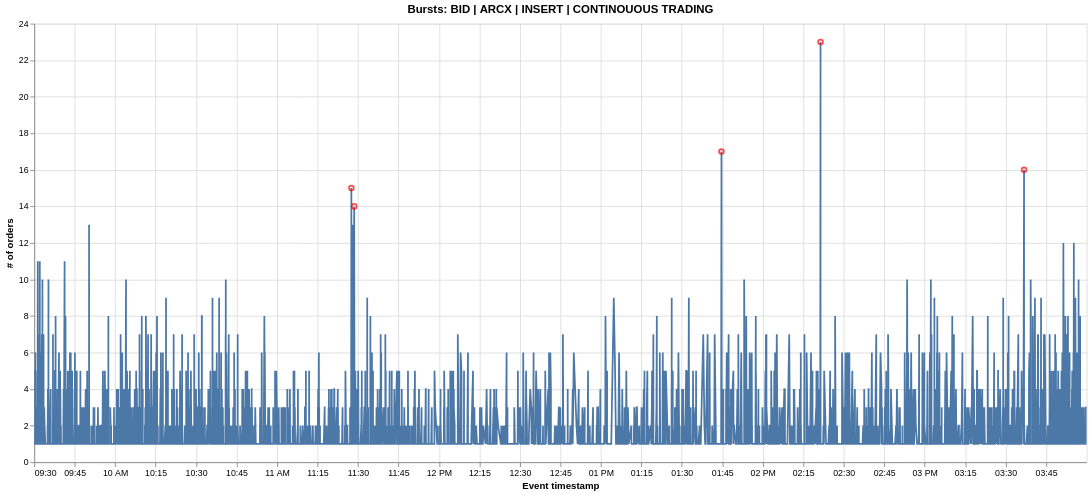

Notebook code for this chart:
### Code cell
all_burst_orders_us = pl.LazyFrame(
    schema={"original_order_id": pl.Int64}
)

for venue in lob_us.get_venues():
    for side in ["BID", "ASK"]:

        cfg = burst_config_us.get(
            (venue, side)
        )

        if cfg is None:
            continue

        bursts_us = determine_bursts(
            df=lob_us.df,
            venue=venue,
            side=side,
            lob_action="INSERT",
            **cfg
        )
        logger.info(f"determined bursts for {side} orders at {venue}")
        
        (
            bursts_us
            .filter(pl.col("is_burst") == True)
            .collect()
            .show()
        )

        plot_bursts(
            df = bursts_us
            , plot_title = f"Bursts: {side} | {venue} | INSERT | CONTINOUOUS TRADING"
            , y_axis_title = "# of orders"
        ).interactive().show()
        logger.info(f"plotted bursts for {side} orders at {venue}")
        
        burst_orders_us = (
            bursts_us
            .filter(pl.col("is_burst") == True)
            .select(
                "original_order_id"
            )
            .explode("original_order_id")
            .unique()
        )

        all_burst_orders_us = pl.concat([
            all_burst_orders_us
            , burst_orders_us
        ])
        logger.info(f"appended bursty original_order_ids for {side} orders at {venue}")

### Figure 1 — Vega specification as saved in the notebook (floating-point values rounded to 4 significant figures; data arrays with more than 128 entries replaced by an {"elided": "..."} marker saying what was removed)
{"$schema": "https://vega.github.io/schema/vega/v6.json", "data": [{"name": "param_1e9efca18e7a2868_store"}, {"name": "source_0", "values": {"elided": "4764 records"}, "transform": [{"type": "formula", "expr": "toDate(datum['event_timestamp'])", "as": "event_timestamp"}]}, {"name": "source_1", "values": [{"count": 15, "event_timestamp": "2023-09-01T11:27:32.300"}, {"count": 14, "event_timestamp": "2023-09-01T11:28:34.800"}, {"count": 17, "event_timestamp": "2023-09-01T13:44:41.100"}, {"count": 23, "event_timestamp": "2023-09-01T14:21:24.000"}, {"count": 16, "event_timestamp": "2023-09-01T15:36:49.100"}], "transform": [{"type": "formula", "expr": "toDate(datum['event_timestamp'])", "as": "event_timestamp"}]}], "signals": [{"name": "unit", "value": {}, "on": [{"events": "pointermove", "update": "isTuple(group()) ? group() : unit"}]}, {"name": "param_1e9efca18e7a2868", "update": "vlSelectionResolve(\"param_1e9efca18e7a2868_store\", \"union\")"}, {"name": "param_1e9efca18e7a2868_event_timestamp", "on": [{"events": [{"source": "view", "type": "dblclick"}], "update": "null"}, {"events": {"signal": "param_1e9efca18e7a2868_translate_delta"}, "update": "panLinear(param_1e9efca18e7a2868_translate_anchor.extent_x, -param_1e9efca18e7a2868_translate_delta.x / width)"}, {"events": {"signal": "param_1e9efca18e7a2868_zoom_delta"}, "update": "zoomLinear(domain(\"x\"), param_1e9efca18e7a2868_zoom_anchor.x, param_1e9efca18e7a2868_zoom_delta)"}]}, {"name": "param_1e9efca18e7a2868_count", "on": [{"events": [{"source": "view", "type": "dblclick"}], "update": "null"}, {"events": {"signal": "param_1e9efca18e7a2868_translate_delta"}, "update": "panLinear(param_1e9efca18e7a2868_translate_anchor.extent_y, param_1e9efca18e7a2868_translate_delta.y / height)"}, {"events": {"signal": "param_1e9efca18e7a2868_zoom_delta"}, "update": "zoomLinear(domain(\"y\"), param_1e9efca18e7a2868_zoom_anchor.y, param_1e9efca18e7a2868_zoom_delta)"}]}, {"name": "param_1e9efca18e7a2868_tuple", "on": [{"events": [{"signal": "param_1e9efca18e7a2868_event_timestamp || param_1e9efca18e7a2868_count"}], "update": "param_1e9efca18e7a2868_event_timestamp && param_1e9efca18e7a2868_count ? {unit: \"view_5eb6f9cbbc28a584_0\", fields: param_1e9efca18e7a2868_tuple_fields, values: [param_1e9efca18e7a2868_event_timestamp,param_1e9efca18e7a2868_count]} : null"}]}, {"name": "param_1e9efca18e7a2868_tuple_fields", "value": [{"field": "event_timestamp", "channel": "x", "type": "R"}, {"field": "count", "channel": "y", "type": "R"}]}, {"name": "param_1e9efca18e7a2868_translate_anchor", "value": {}, "on": [{"events": [{"source": "scope", "type": "pointerdown"}], "update": "{x: x(unit), y: y(unit), extent_x: domain(\"x\"), extent_y: domain(\"y\")}"}]}, {"name": "param_1e9efca18e7a2868_translate_delta", "value": {}, "on": [{"events": [{"source": "window", "between": [{"source": "scope", "type": "pointerdown"}, {"source": "window", "type": "pointerup"}], "type": "pointermove", "consume": true}], "update": "{x: param_1e9efca18e7a2868_translate_anchor.x - x(unit), y: param_1e9efca18e7a2868_translate_anchor.y - y(unit)}"}]}, {"name": "param_1e9efca18e7a2868_zoom_anchor", "on": [{"events": [{"source": "scope", "type": "wheel", "consume": true}], "update": "{x: invert(\"x\", x(unit)), y: invert(\"y\", y(unit))}"}]}, {"name": "param_1e9efca18e7a2868_zoom_delta", "on": [{"events": [{"source": "scope", "type": "wheel", "consume": true}], "update": "pow(1.001, event.deltaY * pow(16, event.deltaMode))", "force": true}]}, {"name": "param_1e9efca18e7a2868_modify", "on": [{"events": {"signal": "param_1e9efca18e7a2868_tuple"}, "update": "modify(\"param_1e9efca18e7a2868_store\", param_1e9efca18e7a2868_tuple, true)"}]}], "marks": [{"type": "line", "name": "view_5eb6f9cbbc28a584_0_marks", "from": {"data": "source_0"}, "sort": {"field": "x"}, "encode": {"update": {"x": {"field": "event_timestamp", "scale": "x"}, "stroke": {"value": "#4c78a8"}, "defined": {"signal": "isValid(datum[\"event_timestamp\"]) && isFinite(+datum[\"event_timestamp\"]) && isValid(datum[\"count\"]) && isFinite(+datum[\"count\"])"}, "y": {"field": "count", "scale": "y"}}}, "clip": true, "interactive": true, "style": ["line"]}, {"type": "symbol", "name": "layer_1_marks", "from": {"data": "source_1"}, "encode": {"update": {"fill": {"value": "transparent"}, "stroke": {"value": "red"}, "y": {"field": "count", "scale": "y"}, "opacity": {"value": 0.7}, "size": {"value": 30}, "x": {"field": "event_timestamp", "scale": "x"}}}, "clip": true, "style": ["point"], "interactive": false}], "scales": [{"name": "x", "type": "time", "domain": {"fields": [{"data": "source_0", "field": "event_timestamp"}, {"data": "source_1", "field": "event_timestamp"}]}, "range": [0, {"signal": "width"}], "domainRaw": {"signal": "param_1e9efca18e7a2868[\"event_timestamp\"]"}}, {"name": "y", "type": "linear", "domain": {"fields": [{"data": "source_0", "field": "count"}, {"data": "source_1", "field": "count"}]}, "range": [{"signal": "height"}, 0], "zero": true, "nice": true, "domainRaw": {"signal": "param_1e9efca18e7a2868[\"count\"]"}}], "axes": [{"scale": "x", "labels": false, "aria": false, "orient": "bottom", "domain": false, "maxExtent": 0, "ticks": false, "grid": true, "minExtent": 0, "gridScale": "y", "zindex": 0, "tickCount": {"signal": "ceil(width/40)"}}, {"scale": "y", "maxExtent": 0, "zindex": 0, "domain": false, "minExtent": 0, "gridScale": "x", "grid": true, "orient": "left", "tickCount": {"signal": "ceil(height/40)"}, "labels": false, "aria": false, "ticks": false}, {"scale": "x", "orient": "bottom", "grid": false, "title": "Event timestamp", "labelOverlap": true, "zindex": 0, "labelFlush": true, "tickCount": {"signal": "ceil(width/40)"}}, {"scale": "y", "title": "# of orders", "tickCount": {"signal": "ceil(height/40)"}, "zindex": 0, "grid": false, "labelOverlap": true, "orient": "left"}], "title": {"text": "Bursts: BID | ARCX | INSERT | CONTINOUOUS TRADING", "frame": "group"}, "background": "white", "padding": 5, "width": 1200, "style": "cell", "height": 500}
